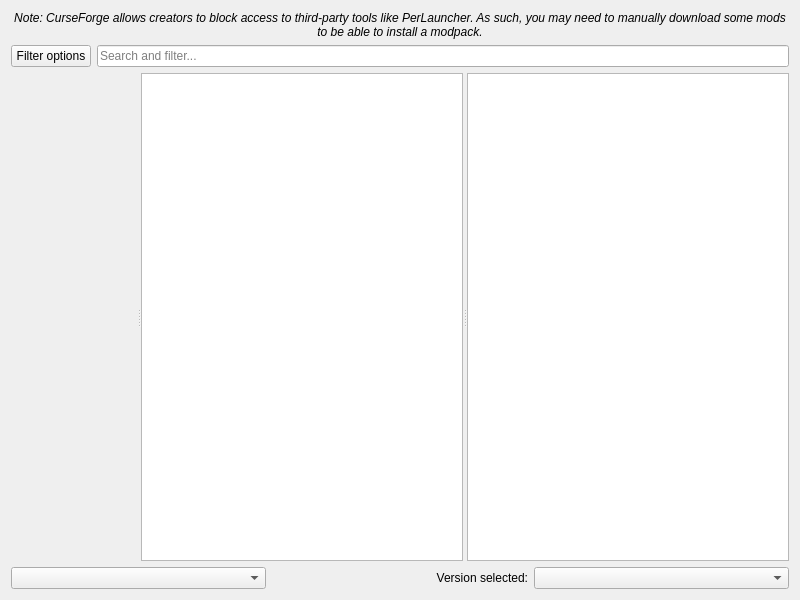
<?xml version="1.0" encoding="UTF-8"?>
<ui version="4.0">
 <class>FlamePage</class>
 <widget class="QWidget" name="FlamePage">
  <property name="geometry">
   <rect>
    <x>0</x>
    <y>0</y>
    <width>800</width>
    <height>600</height>
   </rect>
  </property>
  <layout class="QVBoxLayout" name="verticalLayout">
   <item>
    <widget class="QLabel" name="label_2">
     <property name="font">
      <font>
       <italic>true</italic>
      </font>
     </property>
     <property name="text">
      <string>Note: CurseForge allows creators to block access to third-party tools like PerLauncher. As such, you may need to manually download some mods to be able to install a modpack.</string>
     </property>
     <property name="alignment">
      <set>Qt::AlignCenter</set>
     </property>
     <property name="wordWrap">
      <bool>true</bool>
     </property>
    </widget>
   </item>
   <item>
    <layout class="QHBoxLayout" name="horizontalLayout">
     <item>
      <widget class="QPushButton" name="filterButton">
       <property name="text">
        <string>Filter options</string>
       </property>
      </widget>
     </item>
     <item>
      <widget class="QLineEdit" name="searchEdit">
       <property name="placeholderText">
        <string>Search and filter...</string>
       </property>
      </widget>
     </item>
    </layout>
   </item>
   <item>
    <widget class="QSplitter" name="splitter">
     <property name="sizePolicy">
      <sizepolicy hsizetype="Expanding" vsizetype="Expanding">
       <horstretch>0</horstretch>
       <verstretch>0</verstretch>
      </sizepolicy>
     </property>
     <property name="orientation">
      <enum>Qt::Horizontal</enum>
     </property>
     <widget class="QWidget" name="widget" native="true"/>
     <widget class="QListView" name="packView">
      <property name="horizontalScrollBarPolicy">
       <enum>Qt::ScrollBarAlwaysOff</enum>
      </property>
      <property name="alternatingRowColors">
       <bool>true</bool>
      </property>
      <property name="iconSize">
       <size>
        <width>48</width>
        <height>48</height>
       </size>
      </property>
      <property name="verticalScrollMode">
       <enum>QAbstractItemView::ScrollPerPixel</enum>
      </property>
     </widget>
     <widget class="ProjectDescriptionPage" name="packDescription">
      <property name="openExternalLinks">
       <bool>true</bool>
      </property>
      <property name="openLinks">
       <bool>true</bool>
      </property>
     </widget>
    </widget>
   </item>
   <item>
    <layout class="QHBoxLayout">
     <item>
      <widget class="QComboBox" name="sortByBox"/>
     </item>
     <item>
      <widget class="QLabel" name="label">
       <property name="text">
        <string>Version selected:</string>
       </property>
       <property name="alignment">
        <set>Qt::AlignRight|Qt::AlignTrailing|Qt::AlignVCenter</set>
       </property>
      </widget>
     </item>
     <item>
      <widget class="QComboBox" name="versionSelectionBox"/>
     </item>
    </layout>
   </item>
  </layout>
 </widget>
 <customwidgets>
  <customwidget>
   <class>ProjectDescriptionPage</class>
   <extends>QTextBrowser</extends>
   <header>ui/widgets/ProjectDescriptionPage.h</header>
  </customwidget>
 </customwidgets>
 <tabstops>
  <tabstop>packView</tabstop>
  <tabstop>packDescription</tabstop>
  <tabstop>sortByBox</tabstop>
  <tabstop>versionSelectionBox</tabstop>
 </tabstops>
 <resources/>
 <connections/>
</ui>
